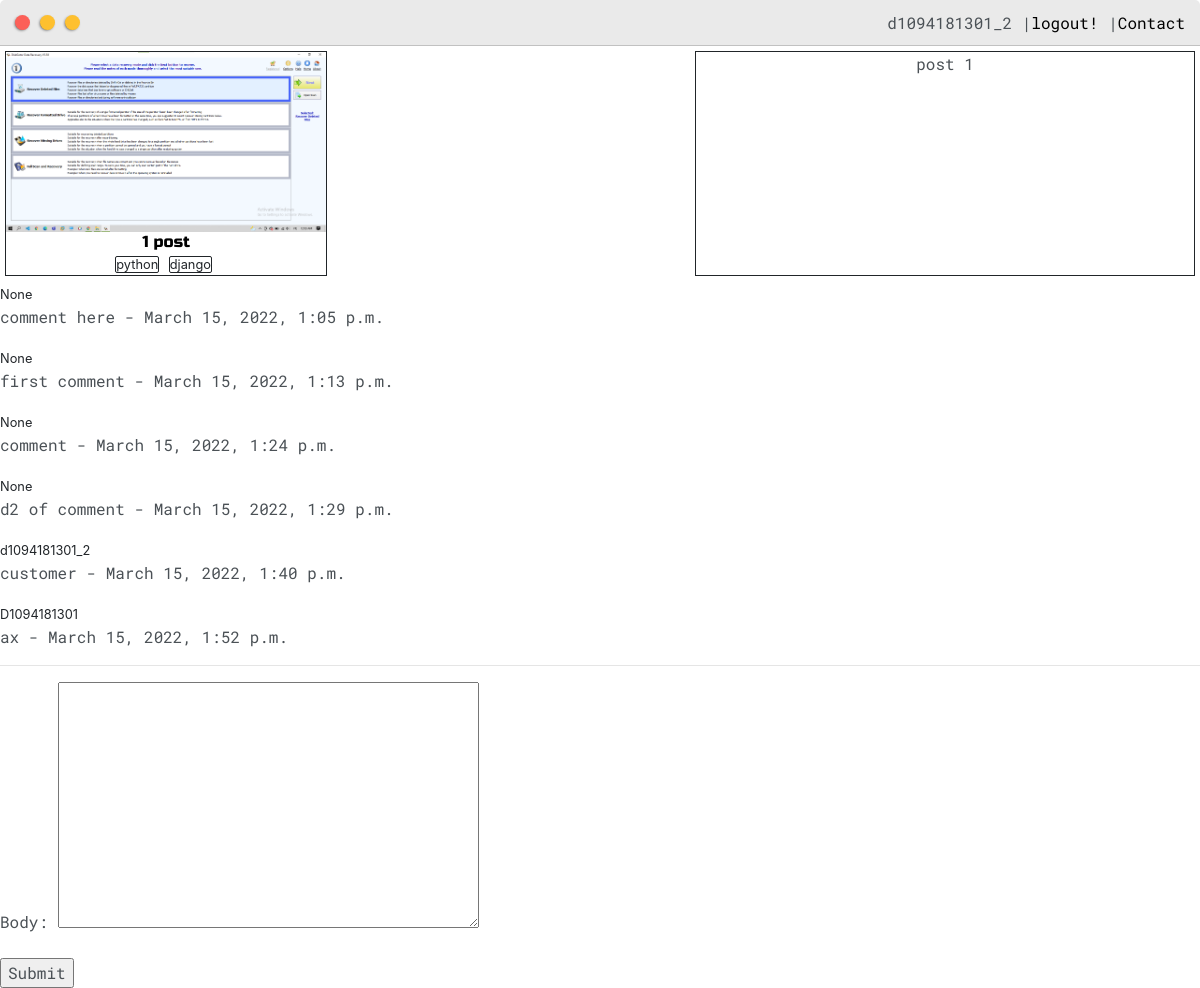
Page /post/1/ (signed in) on the committed database.
### OurProfile/models.py (models this page shows, shortened)
class Post(models.Model):
    customer = models.ForeignKey(User,on_delete=models.CASCADE)
    images = models.ImageField(null = True,blank=True)
    title = models.CharField(max_length=200)
    body = models.TextField(max_length=500)
    date_created = models.DateTimeField(auto_now_add=True)
    categories = models.ManyToManyField(Tag,null=True)
    public = models.BooleanField(default=False)
    private = models.BooleanField(default=False)

class Tag(models.Model):
    name = models.CharField(max_length=50)
    def __str__(self):
        return self.name

class Comment(models.Model):
    post = models.ForeignKey(Post,related_name="comments",on_delete=models.CASCADE)
    body = models.TextField(max_length=500)
    date = models.DateTimeField(auto_now_add=True)
    customer_comment = models.ForeignKey(User,null=True,on_delete=models.CASCADE)

### OurProfile/views.py (the view, shortened to what this page needs)
# urls.py: path('post/<str:pk>/',views.post,name="post"),
def post(request,pk):
    post = Post.objects.get(pk=pk)
    comments = CreateCommentForm()
    context={'post':post, 'comments':comments}
    return render(request,"OurProfile/post.html",context)

### OurProfile/forms.py
class CreateCommentForm(forms.ModelForm):
    class Meta:
        model = Comment
        fields = ['body']

### OurProfile/templates/OurProfile/post.html (shortened to what this page needs)
{% extends "OurProfile/layout.html" %}
{%load static%}
{% block content %}
<div style="display: flex;align-content: center;text-align: center;justify-content:space-between;padding: 5px;">
    <div style="border: solid 0.5px;" >
        <img class="thumbnail" src="{{ post.images.url }}">
        <h6 class="post-title">{{post.title}}</h6>
        {% for categories in post.categories.all %}
                <small style="border: solid 1px;border-radius: 2px;margin-right: 5px;">{{categories}}</small>
        {% endfor %}
    </div>
    <div style="border: solid 0.5px;min-width: 500px;">
        <p>{{post.body}}</p>
    </div>
</div>
<div>
    {% for comment in post.comments.all %}
        <small>{{comment.customer_comment}}</small>
        <p> {{comment.body}} - {{comment.date}}</p>
    {% endfor %}
</div>
<hr>
<div>
    <form method="post" action="{% url 'comment' post.id %}" enctype="multipart/form-data">
        {{ comments.as_p}}
        <input type="submit" value="Submit">
    </form>
</div>
{% endblock content %}

### OurProfile/templates/OurProfile/navbar.html
{% load static %}
    <div class="nav-wrapper">
            <div class="dots-wrapper">
                <a href="{% url 'home' %}"><div id="dot-1" class="browser-dot"></div></a>
                <a href="{% url 'posts' %}"><div id="dot-2" class="browser-dot"></div></a>
                <a href="#"><div id="dot-2" class="browser-dot"></div></a>
            </div>
        <ul id="navigation">
            <li>
            {% if  request.user.is_authenticated %}
                {{user}}
                |<a href="{% url 'logout' %}">logout!</a>
            {% else %}
                <a href="{% url 'login' %}">login</a>
                |<a href="{% url 'createuser' %}">register?</a>
            {% endif %}
                |<a href="{% url 'home' %}">Contact</a>
            </li>
        </ul>
    </div>

### static/css/layout.css (style rules this page uses)
:root { --mainColor:#eaeaea; --secondaryColor:#fff; --borderColor:#c1c1c1; --mainText:black; --secondaryText:#4b5156; --themeDotBorder:#24292e; --previewBg:rgb(251, 249, 243, 0.8); --previewShadow:#f0ead6; --buttonColor:black; }
html, body { padding: 0; margin: 0; scroll-behavior: smooth; }
body * { transition: 0.3s; }
h1, h2, h3, h4, h5, h6, strong { color: var(--mainText); font-family: 'Russo One', sans-serif; font-weight: 500; }
p, li, span, label, input, textarea { color: var(--secondaryText); font-family: 'Roboto Mono', monospace; }
a { text-decoration: none; color:#17a2b8; }
ul { list-style: none; }
h6 { font-size: 16px; }
.nav-wrapper { border-radius:5px 5px 0 0; grid-area:nav-wrapper; border-bottom: 1px solid var(--borderColor); display: flex; justify-content: space-between; align-items: center; background-color: var(--mainColor); }
#navigation a { color:var(--mainText); }
#navigation { margin:0; padding: 10px; }
#navigation li { display: inline-block; margin-right: 5px; margin-left:5px; }
.dots-wrapper { display: flex; padding: 10px; }
#dot-1 { background-color: #FC6058; }
#dot-2 { background-color: #FEC02F; }
.browser-dot { background-color: black; height: 15px; width: 15px; border-radius: 50%; margin: 5px; -webkit-box-shadow: -1px 1px 3px -1px rgba(0,0,0,0.75); -moz-box-shadow: -1px 1px 3px -1px rgba(0,0,0,0.75); box-shadow: -1px 1px 3px -1px rgba(0,0,0,0.75); }
.thumbnail { display: block; width: 100%; height:180px; object-fit: cover; }
.post-title { color:black; margin: 0; }

### rows in the picture
Post: images (picture), title "1 post", body "post 1"
Tag: name "python"
Tag: name "django"
Comment: customer_comment "None", body "comment here", date "March 15, 2022, 1:05 p.m."
Comment: customer_comment "None", body "first comment", date "March 15, 2022, 1:13 p.m."
Comment: customer_comment "None", body "comment", date "March 15, 2022, 1:24 p.m."
Comment: customer_comment "None", body "d2 of comment", date "March 15, 2022, 1:29 p.m."
Comment: customer_comment "d1094181301_2", body "customer", date "March 15, 2022, 1:40 p.m."
Comment: customer_comment "D1094181301", body "ax", date "March 15, 2022, 1:52 p.m."

### other values in the picture
{{ user }} "d1094181301_2"
